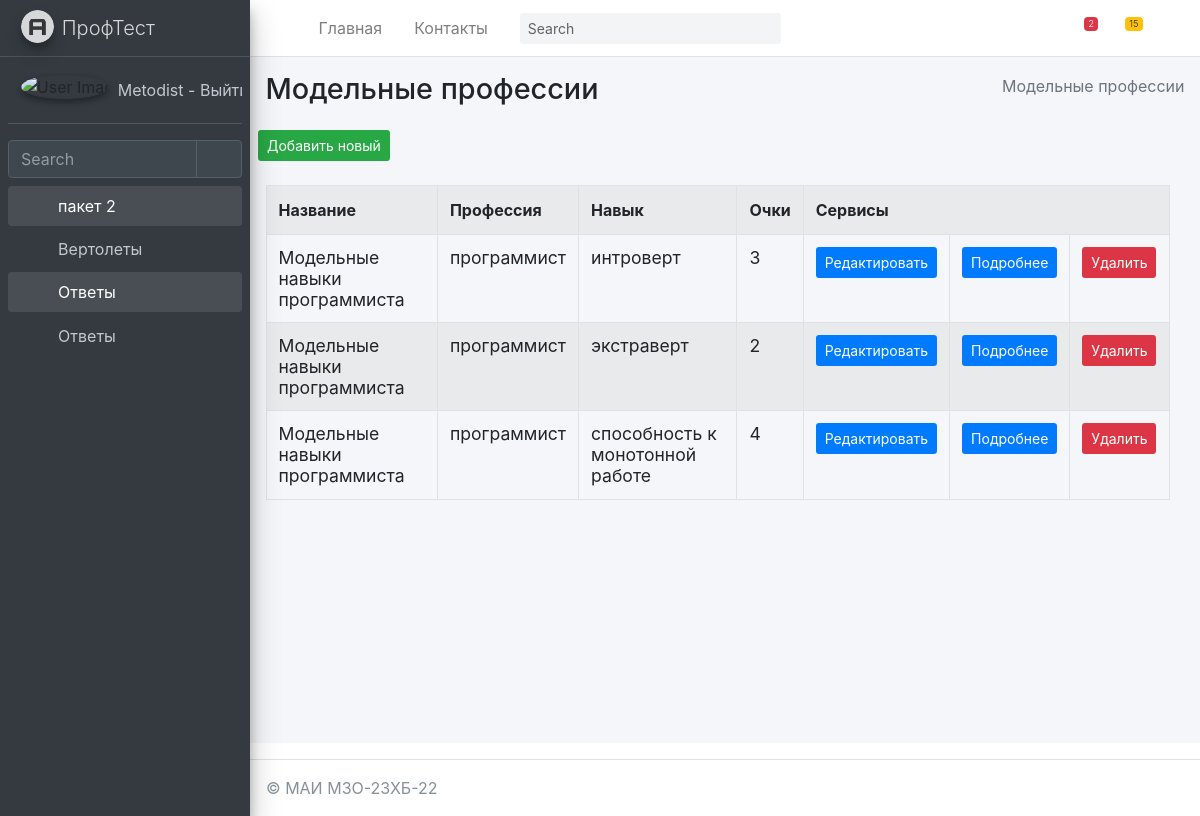
The page /anketa/model_prof/ (signed in) on the database as committed earlier.
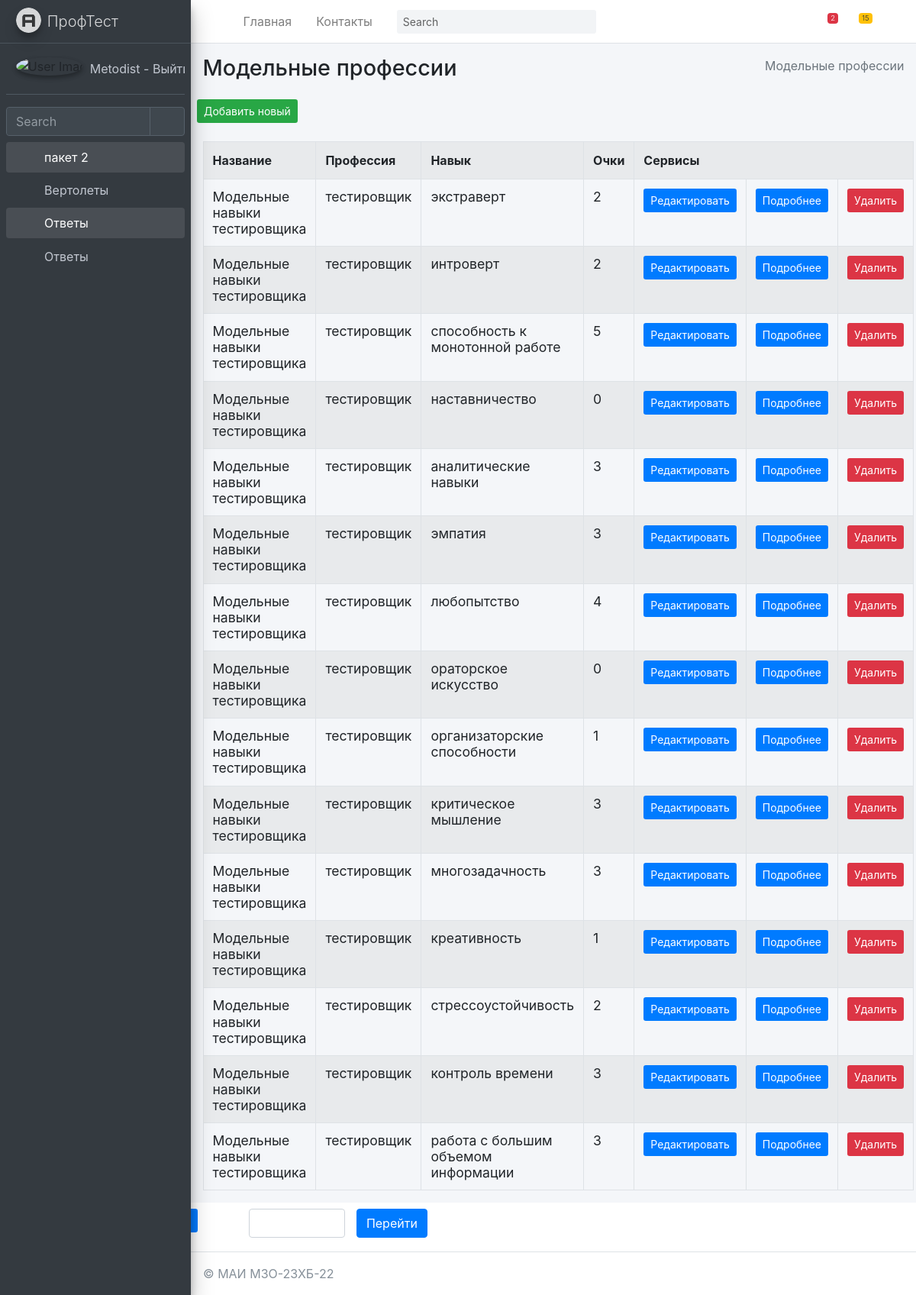
The same page on the database as committed later.
### mysite/anketa/models.py (models this page shows, shortened)
class Model_prof(models.Model):
    title = models.TextField(max_length=50, verbose_name="Название")
    professions = models.ForeignKey(Professions, on_delete=models.PROTECT, verbose_name="Профессия")
    skills = models.ForeignKey(Skills, on_delete=models.PROTECT, verbose_name="Навык", related_name="SkillsProf")
    score = models.PositiveIntegerField(verbose_name="Очки")
    class Meta:
        ordering = ["-title"]
        verbose_name = "Модельная профессия"
        verbose_name_plural = "Модельные профессии"

class Professions(models.Model):
    title = models.TextField(max_length=50, verbose_name="Название")
    class Meta:
        ordering = ["-title"]
        verbose_name = "Профессия"
        verbose_name_plural = "Профессии"
    def __str__(self):
        return self.title

class Skills(models.Model):
    title = models.TextField(max_length=50, verbose_name="Название")
    class Meta:
        ordering = ["-title"]
        verbose_name = "Навык"
        verbose_name_plural = "Навыки"
    def __str__(self):
        return self.title

### mysite/anketa/views.py (the view)
# urls.py: path('model_prof/', Model_profView.as_view(), name='model_prof'),
@method_decorator(login_required(login_url='/login/'), name='dispatch')
class Model_profView(ListView):
	model = Model_prof
	context_object_name = 'modelprof_list'
	success_url = reverse_lazy('anketa:Model_profView')
	paginate_by = item_for_page
	def get_context_data(self, *, object_list=None, **kwargs):
		context = super(Model_profView,self).get_context_data(**kwargs)
		context['sometry'] = self.model._meta.verbose_name_plural
		context['col1name'] = self.model._meta.get_field("title").verbose_name
		context['col2name'] = self.model._meta.get_field("professions").verbose_name
		context['col3name'] = self.model._meta.get_field("skills").verbose_name
		context['col4name'] = self.model._meta.get_field("score").verbose_name
		context['collastname'] = 'Cервисы'
		return context

### mysite/anketa/templates/anketa/model_prof_list.html (shortened to what this page needs)
{% extends "anketa/base.html" %}
{% block content %}
{% load anketa_tags %}
<div class="content-wrapper">
    {% block sidebar %}
    {% include 'anketa/includes/_breadcrumb.html' %}
    {% endblock %}
    <section class="content">
        <button class="btn bg-success btn-sm">
            <a href="{% url 'anketa:Model_profCreate' %}" class=''>
                Добавить новый
            </a>
        </button>
        <br><br>
        <div class="container-fluid row">
            <div class="col-md-12">
                <table class="table table-striped table-bordered ">
                    <tr>
                        <th class="w-10">{{ col1name }}</th>
                        <th class="w-10">{{ col2name }}</th>
                        <th class="w-10">{{ col3name }}</th>
                        <th class="w-10">{{ col4name }}</th>
                        <th colspan="4">Сервисы</th>
                    </tr>
                    {% for item in modelprof_list %}
                    <tr>
                        <td>
                            <h5 class="card-title">
                                {{ item.title }}
                            </h5>
                        </td>
                        <td>
                            <h5 class="card-title">
                                {{ item.professions }}
                            </h5>
                        </td>
                        <td>
                            <h5 class="card-title">
                                {{ item.skills }}
                            </h5>
                        </td>
                        <td>
                            <h5 class="card-title">
                                {{ item.score }}
                            </h5>
                        </td>
                        <td>
                            <button class="btn bg-primary  btn-sm">
                                <a href="{% url 'anketa:Model_profUpdate' item.pk %}">Редактировать</a>
                            </button>
                        </td>
                        <td>
                            <button class="btn bg-primary  btn-sm">
                                <a href="{% url 'anketa:Model_profDetail' item.pk %}">Подробнее</a>
                            </button>
                        </td>
                        <td>
                            <button class="btn bg-danger  btn-sm" >
                                <a href="{% url 'anketa:Model_profDelete' item.pk %}">Удалить</a>
                            </button>
                        </td>
                    </tr>
                    {% endfor %}
                </table>
            </div>
        </div>
    </section>
</div>
{% endblock %}

### mysite/templates/includes/full_sidebar.html
<aside class="main-sidebar sidebar-dark-primary elevation-4">
    <a href="/" class="brand-link">
        <img src="{{ ASSETS_ROOT }}/img/AdminLTELogo.png" alt="AdminLTE Logo" class="brand-image img-circle elevation-3"
             style="opacity: .8">
        <span class="brand-text font-weight-light">ПрофТест</span>
    </a>
    <div class="sidebar">
        <div class="user-panel mt-3 pb-3 mb-3 d-flex">
            <div class="image">
                <img src="{{ ASSETS_ROOT }}/img/user2-160x160.jpg" class="img-circle elevation-2" alt="User Image">
            </div>
            <div class="info">
                <a href="{% url 'logout' %}" class="d-block">
                    {{ request.user.username }} - Выйти2
                </a>
            </div>
        </div>
        <div class="form-inline">
            <div class="input-group" data-widget="sidebar-search">
                <input class="form-control form-control-sidebar" type="search" placeholder="Search" aria-label="Search">
                <div class="input-group-append">
                    <button class="btn btn-sidebar">
                        <i class="fas fa-search fa-fw"></i>
                    </button>
                </div>
            </div>
        </div>
        <nav class="mt-2">
            <ul class="nav nav-pills nav-sidebar flex-column" data-widget="treeview" role="menu" data-accordion="false">
                {% for item1 in SIDEBAR %}
                    <li class="nav-item {% if 'children' in item1 %} has-treeview menu-is-opening menu-open {% endif %}">
                    <a href="{% if 'children' in item1 %}#{% else %}{{ item1.url }}{% endif %}" class="nav-link">
                        <i class="nav-icon fas fa-circle {{ item1.color }}"></i>
                        <p>
                            {{ item1.name }}
                            {% if 'children' in item1 %}<i class="right fas fa-angle-left"></i>{% endif %}
                        </p>
                    </a>
                    <ul class="nav nav-treeview">
                    {% if 'children' in item1 %}
                        {% for item2 in item1.children %}
                            <li class="nav-item">
                                <a href="{{ item2.url }}" class="nav-link">
                                    <i class="far fa-circle nav-icon"></i>
                                    <p>{{ item2.name }}</p>
                                </a>
                            </li>
                        {% endfor %}
                    {% endif %}
                    </ul>
                    </li>
                {% endfor %}
            </ul>
        </nav>
    </div>
</aside>

Rows that differ between the two databases and show on the page:
no longer on this page (row unchanged): Model_prof: title "Модельные навыки программиста", professions "программист", skills "интроверт", score "3"
no longer on this page (row unchanged): Model_prof: title "Модельные навыки программиста", professions "программист", skills "экстраверт", score "2"
no longer on this page (row unchanged): Model_prof: title "Модельные навыки программиста", professions "программист", skills "способность к монотонной работе", score "4"
added Model_prof: title "Модельные навыки тестировщика", professions "тестировщик", skills "экстраверт", score "2"
added Model_prof: title "Модельные навыки тестировщика", professions "тестировщик", skills "интроверт", score "2"
added Model_prof: title "Модельные навыки тестировщика", professions "тестировщик", skills "способность к монотонной работе", score "5"
added Model_prof: title "Модельные навыки тестировщика", professions "тестировщик", skills "наставничество", score "0"
added Model_prof: title "Модельные навыки тестировщика", professions "тестировщик", skills "аналитические навыки", score "3"
added Model_prof: title "Модельные навыки тестировщика", professions "тестировщик", skills "эмпатия", score "3"
added Model_prof: title "Модельные навыки тестировщика", professions "тестировщик", skills "любопытство", score "4"
added Model_prof: title "Модельные навыки тестировщика", professions "тестировщик", skills "ораторское искусство", score "0"
added Model_prof: title "Модельные навыки тестировщика", professions "тестировщик", skills "организаторские способности", score "1"
added Model_prof: title "Модельные навыки тестировщика", professions "тестировщик", skills "критическое мышление", score "3"
added Model_prof: title "Модельные навыки тестировщика", professions "тестировщик", skills "многозадачность", score "3"
added Model_prof: title "Модельные навыки тестировщика", professions "тестировщик", skills "креативность", score "1"
added Model_prof: title "Модельные навыки тестировщика", professions "тестировщик", skills "стрессоустойчивость", score "2"
added Model_prof: title "Модельные навыки тестировщика", professions "тестировщик", skills "контроль времени", score "3"
added Model_prof: title "Модельные навыки тестировщика", professions "тестировщик", skills "работа с большим объемом информации", score "3"
Other text that changed with them:
text now shown: "Перейти"
